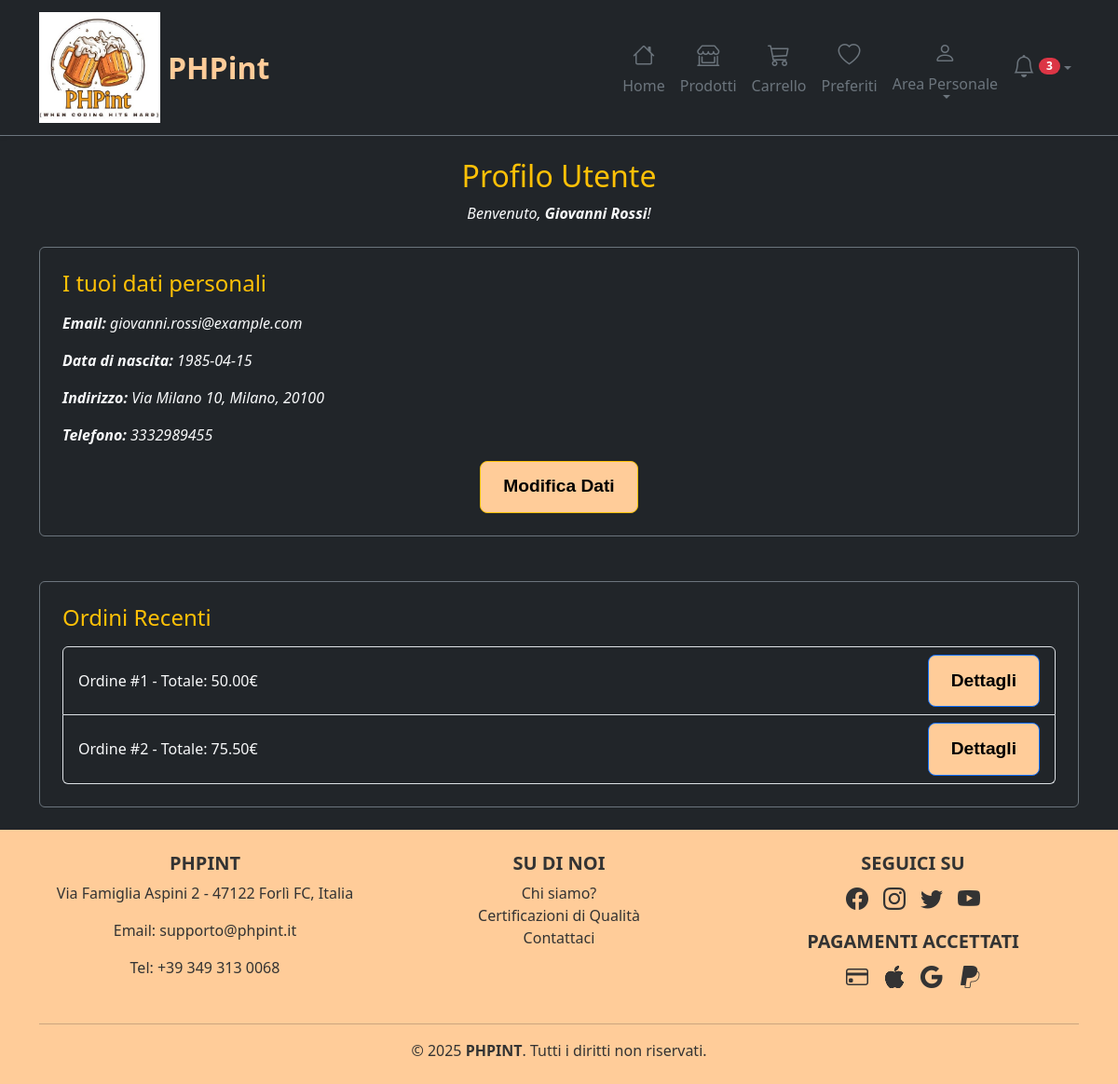
The page /utente.php (signed in) on the database as committed earlier.
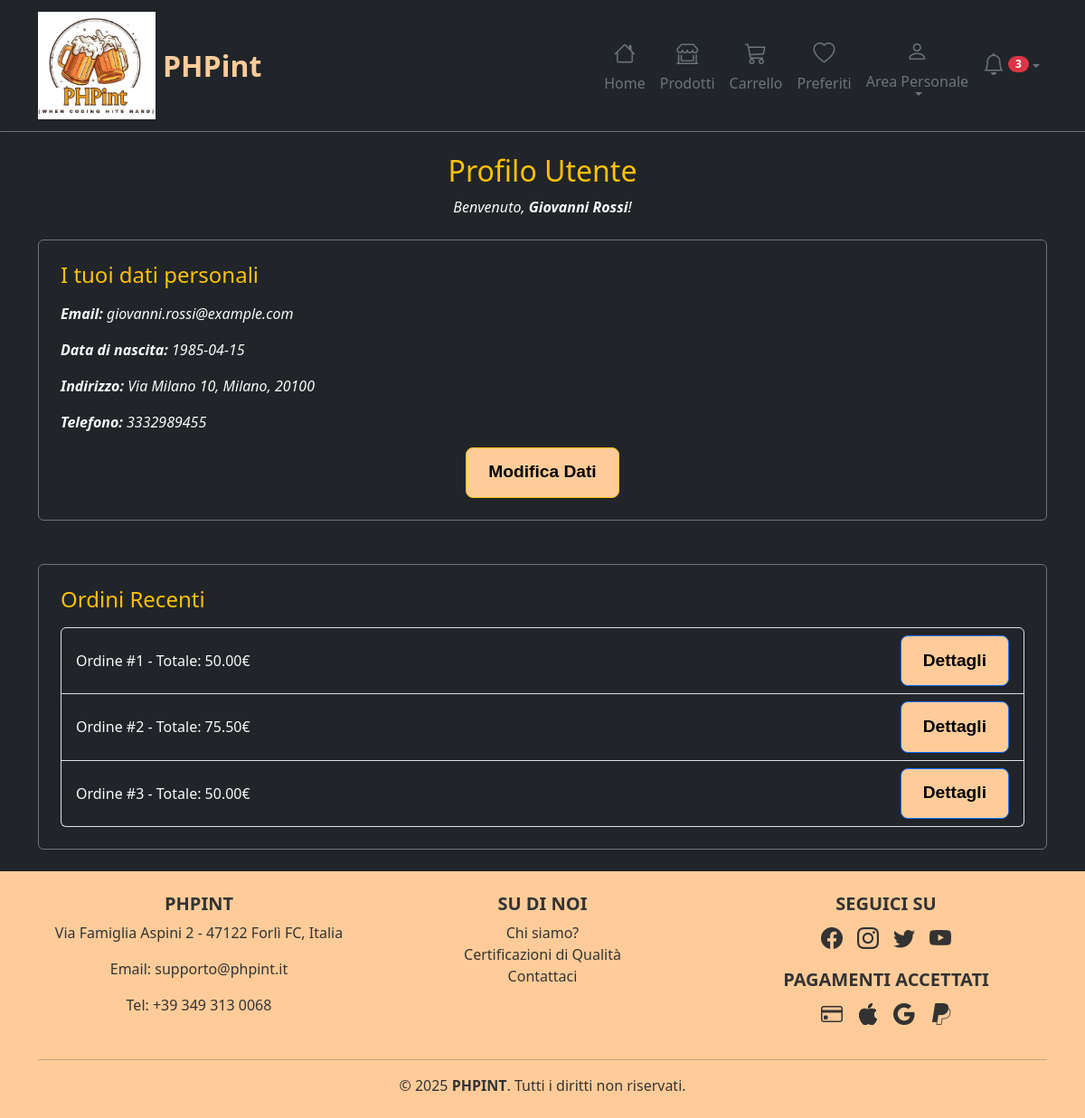
The same page on the database as committed later.
### tables this page shows
CREATE TABLE ORDINE (
    username VARCHAR(50) NOT NULL,
    codiceOrdine INT NOT NULL,
    dataOrdine DATE NOT NULL,
    dataSpedizione DATE,
    dataArrivo DATE,
    dataPrevista DATE NOT NULL,
    stato VARCHAR(50) NOT NULL,
    totale DECIMAL(10, 2) NOT NULL,
    tipoPagamento VARCHAR(50) NOT NULL,
    indirizzo VARCHAR(255) NOT NULL,
    citta VARCHAR(50) NOT NULL,
    cap CHAR(5) NOT NULL,
    note TEXT,
    tipo VARCHAR(50) NOT NULL,
    CONSTRAINT ID_ORDINE_ID PRIMARY KEY (username, codiceOrdine)
);

### utente.php (called while the page is built, shortened)
<?php
require_once 'bootstrap.php';
$templateParams["titolo"] = "PHPint - Area Personale";
$templateParams["nome"] = "userarea.php";
if (isUserLoggedIn()) {
    $templateParams["cliente"] = $dbh->getClientByUsername($_SESSION["username"]);
    $templateParams["ordini"] = $dbh->getOrdersByClientUsername($_SESSION["username"]);
} else {
    header("Location: homepage.php");
}
require 'template/base.php';

### db/database.php (called while the page is built, shortened)
<?php
class DatabaseHelper
{
    private $db;
    public function __construct($servername, $username, $password, $dbname, $port)
    {
        $this->db = new mysqli($servername, $username, $password, $dbname, $port);
    }
    public function getClientByUsername($username)
    {
        $query = "SELECT * FROM CLIENTE WHERE username = ?";
        $stmt = $this->db->prepare($query);
        $stmt->bind_param('s', $username);
        $stmt->execute();
        $result = $stmt->get_result();
        return $result->fetch_assoc();
    }
    public function getOrdersByClientUsername($username)
    {
        $query = "SELECT * FROM ORDINE WHERE username = ?";
        $stmt = $this->db->prepare($query);
        $stmt->bind_param('s', $username);
        $stmt->execute();
        $result = $stmt->get_result();
        return $result->fetch_all(MYSQLI_ASSOC);
    }
}

### bootstrap.php (called while the page is built, shortened)
<?php
require_once("db/database.php");
$dbh = new DatabaseHelper("localhost", "root", "", "er_2phpint", 3307);

### template/userarea.php (the view, shortened to what this page needs)
<main>
    <div class="container py-4">
        <div class="text-center mb-4">
            <h2 class="text-warning">Profilo Utente</h2>
            <?php $user = $templateParams["cliente"] ?>
            <p class="text-light">Benvenuto, <strong><?php echo $user["nome"] . " " . $user["cognome"]; ?></strong>!</p>
        </div>
        <div class="border border-secondary rounded p-4 mb-5">
            <h4 class="text-warning mb-3"> I tuoi dati personali</h4>
            <p class="text-light"><strong> Email:</strong> <?php echo $user["email"]; ?></p>
            <p class="text-light"><strong> Data di nascita:</strong> <?php echo $user["dataNascita"]; ?></p>
            <p class="text-light"><strong> Indirizzo:</strong>
                <?php echo $user["indirizzo"] . ", " . $user["citta"] . ", " . $user["cap"]; ?></p>
            <p class="text-light"><strong> Telefono:</strong> <?php echo $user["telefono"]; ?> </p>
            <div class="text-center">
                <button type="button" class="btn btn-warning fw-bold" data-bs-toggle="modal" data-bs-target="#modificaInfoUtenteModal">
                    Modifica Dati
                </button>
            </div>
        </div>
        <div class="border border-secondary rounded p-4">
            <h4 class="text-warning mb-3">Ordini Recenti</h4>
            <ul class="list-group bg-dark">
                <?php foreach ($templateParams["ordini"] as $order): ?>
                    <li class="list-group-item d-flex justify-content-between align-items-center bg-dark text-light">
                        Ordine #<?php echo $order["codiceOrdine"]; ?> - Totale: <?php echo $order["totale"]; ?>€
                        <form action="dettagliordine.php" method="POST">
                            <button type="submit" class="btn btn-primary btn-sm">Dettagli</button>
                        </form>
                    </li>
                <?php endforeach; ?>
            </ul>
        </div>
    </div>
</main>

Rows that differ between the two databases and show on the page:
added ordine: codiceOrdine "3", totale "50.00"
